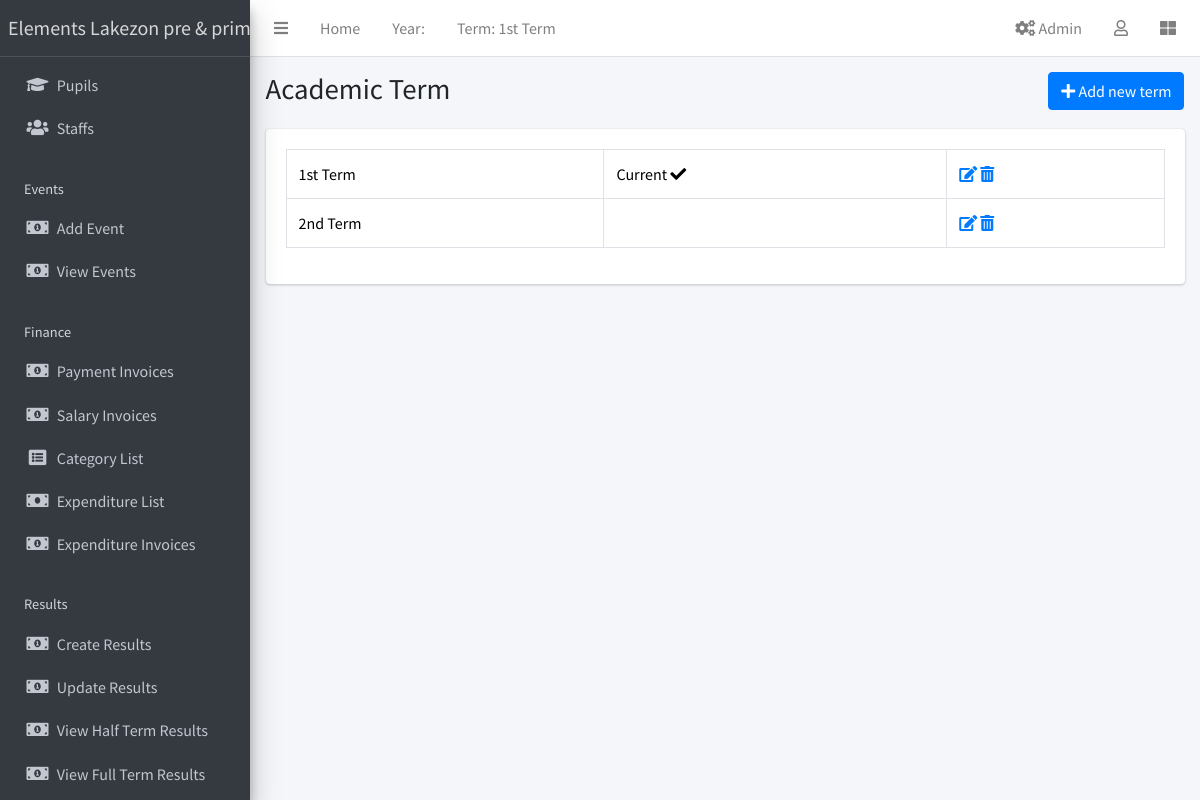
The page /term/list/ (signed in) on the database its author committed.
### apps/corecode/models.py (models this page shows)
class AcademicTerm(models.Model):
    name = models.CharField(max_length=20, unique=True)
    current = models.BooleanField(default=True)
    class Meta:
        ordering = ["name"]
    def __str__(self):
        return self.name

### apps/corecode/views.py (the view)
# urls.py: path("term/list/", TermListView.as_view(), name="terms"),
class TermListView(LoginRequiredMixin, SuccessMessageMixin, ListView):
    model = AcademicTerm
    template_name = "corecode/term_list.html"
    def get_context_data(self, **kwargs):
        context = super().get_context_data(**kwargs)
        context["form"] = AcademicTermForm()
        return context

### apps/corecode/context_processors.py (called while the page is built)
def site_defaults(request):
    current_session = AcademicSession.objects.get(current=True)
    current_term = AcademicTerm.objects.get(current=True)
    current_exam = ExamType.objects.get(current=True)
    vals = SiteConfig.objects.all()
    contexts = {
        "current_session": current_session.name,
        "current_term": current_term.name,
        "current_exam": current_exam.name,
    }
    for val in vals:
        contexts[val.key] = val.value
    return contexts

### apps/corecode/templates/corecode/term_list.html (shortened to what this page needs)
{% extends 'base.html' %}
{% load widget_tweaks %}
{% block title %}
Academic Term
{% endblock title %}
{% block breadcrumb %}
  <a class="btn btn-primary" href="#" data-toggle="modal" data-target="#modal1">
    <i class="fa fa-plus"></i>
    Add new term
  </a>
{% endblock breadcrumb %}
{% block content %}
  <div class="row">
    <div class="col-sm-12">
        <table class="table table-bordered">
          <tbody>
            {% for object in object_list %}
            <tr>
              <td>{{ object }}</td>
              <td>
                {% if object.current == True %}
                  Current <i class="fa fa-check"></i>
                {% endif %}
              </td>
              <td><a href="{% url 'term-update' object.id %}"><i
                    class="fa fa-edit"></i></a> <a
                  href="{% url 'term-delete' object.id %}"><i
                    class="fa fa-trash-alt"></i></a></td>
            </tr>
            {% endfor %}
          </tbody>
        </table>
    </div>
  </div>
{% endblock content %}

### templates/base.html (shortened to what this page needs)
{% load static %}
<!DOCTYPE html>
<html lang="en">
<head>
  <link rel="stylesheet" href="{% static 'css/bootstrap.min.css' %}">
  <link href="https://stackpath.bootstrapcdn.com/bootstrap/5.1.3/css/bootstrap.min.css" rel="stylesheet">
  <link rel="stylesheet" href="{% static 'plugins/fontawesome-free/css/all.min.css' %}">
  <link rel="stylesheet" href="{% static 'plugins/toastr/toastr.min.css' %}">
  <link rel="stylesheet" href="{% static 'plugins/overlayScrollbars/css/OverlayScrollbars.min.css' %}">
  <link rel="stylesheet" href="{% static 'plugins/Datatables/datatables.min.css' %}" />
  <link rel="stylesheet" href="{% static 'dist/css/adminlte.min.css' %}">
</head>
<body class="hold-transition sidebar-mini layout-fixed layout-navbar-fixed layout-footer-fixed">
  <div class="wrapper">
    <nav class="main-header navbar navbar-expand navbar-white navbar-light">
      <ul class="navbar-nav">
        <li class="nav-item">
          <a class="nav-link" data-widget="pushmenu" href="#" role="button"><i class="fas fa-bars"></i></a>
        </li>
        <li class="nav-item d-none d-sm-inline-block">
          <a href="{% url 'home' %}" class="nav-link">Home</a>
        </li>
        <li class="nav-item d-none d-sm-inline-block">
          <a class="nav-link">Year: {{ current_year}}</a>
        </li>
        <li class="nav-item d-none d-sm-inline-block">
          <a class="nav-link">Term: {{ current_term }}</a>
        </li>
      </ul>
      <ul class="navbar-nav ml-auto">
  <li class="nav-item">
    <a class="nav-link" href="{% url 'goto-admin' %}">
      <i class="fas fa-cogs"></i> Admin
    </a>
  </li>
        <li class="nav-item dropdown">
          <a class="nav-link" data-toggle="dropdown" href="#">
            <i class="far fa-user"></i>
          </a>
        </li>
        <li class="nav-item">
          <a class="nav-link" data-widget="control-sidebar" data-slide="true" href="#" role="button"><i class="fas fa-th-large"></i></a>
        </li>
      </ul>
    </nav>
    <aside class="main-sidebar sidebar-dark-primary elevation-4">
      <a href="{% url 'home' %}" class="brand-link">{{"Elements Lakezon pre & primary school" }}</a>
      <div class="sidebar">
        <nav class="mt-2">
          <ul class="nav nav-pills nav-sidebar flex-column" data-widget="treeview" role="menu" data-accordion="false">
            <li class="nav-item">
               <a href="{% url 'student-list' %}" class="nav-link">
                <i class="nav-icon fas fa-graduation-cap"></i>
                <p>Pupils</p>
              </a>
            </li>
            <li class="nav-item">
              <a href="{% url 'staff-list' %}" class="nav-link">
                <i class="nav-icon fas fa-users"></i>
                <p>
                  Staffs
                </p>
              </a>
            </li>
            <li class="nav-header">Events</li>
            <li class="nav-item">
               <a href="{% url 'event_create' %}" class="nav-link">
                <i class="nav-icon fas fa-money-bill-alt"></i>
                <p>Add Event</p>
              </a>
            </li>
            <li class="nav-item">
                <a href="{% url 'event_list' %}" class="nav-link">
                <i class="nav-icon fas fa-money-bill-alt"></i>
                <p>View Events</p>
              </a>
            </li>
            <li class="nav-header">Finance</li>
            <li class="nav-item">
               <a href="{% url 'invoice-list' %}" class="nav-link">
                <i class="nav-icon fas fa-money-bill-alt"></i>
                <p>Payment Invoices</p>
              </a>
            </li>
            <li class="nav-item">
                <a href="{% url 'salary-invoice-list' %}" class="nav-link">
                <i class="nav-icon fas fa-money-bill-alt"></i>
                <p>Salary Invoices</p>
              </a>
            </li>
            <li class="nav-item">
               <a href="{% url 'category_list' %}" class="nav-link">
                <i class="nav-icon fas fa-list-alt"></i>
                <p>Category List</p>
              </a>
            </li>
            <li class="nav-item">
              <a href="{% url 'expenditure_list' %}" class="nav-link">
                <i class="nav-icon fas fa-money-bill"></i>
                <p>Expenditure List</p>
              </a>
            </li>
            <li class="nav-item">
            <a href="{% url 'expenditure-invoice-list' %}" class="nav-link">
                <i class="nav-icon fas fa-money-bill-alt"></i>
                <p>Expenditure Invoices</p>
              </a>
            </li>
            <li class="nav-header">Results</li>
            <li class="nav-item">
              <a href="{% url 'create-result' %}" class="nav-link">
                <i class="nav-icon fas fa-money-bill-alt"></i>
                <p>
                  Create Results
                </p>
              </a>
            </li>
            <li class="nav-item">
              <a href="{% url 'edit-results' %}" class="nav-link">
                <i class="nav-icon fas fa-money-bill-alt"></i>
                <p>
                  Update Results
                </p>
              </a>
            </li>
            <li class="nav-item">
              <a href="{% url 'single-class' %}" class="nav-link">
                <i class="nav-icon fas fa-money-bill-alt"></i>
                <p>
                  View Half Term Results
                </p>
              </a>
            </li>
            <li class="nav-item">
              <a href="{% url 'class-list' %}" class="nav-link">
                  <i class="nav-icon fas fa-money-bill-alt"></i>
                  <p>
                      View Full Term Results
                  </p>
              </a>
          </li>
        </nav>
      </div>
    </aside>
    <div class="content-wrapper">
      <section class="content-header">
        <div class="container-fluid">
          <div class="row mb-1">
            <div class="col-sm-8">
              <h1>{% block title %}{% endblock title %}</h1>
            </div>
            <div class="col-sm-4">
              <ol class="breadcrumb float-sm-right">
                <li class="breadcrumb-item">{% block breadcrumb %}{% endblock breadcrumb %}</li>
              </ol>
            </div>
          </div>
        </div>
      </section>
      <section class="content">
        <div class="container-fluid">
          <div class="row">
            <div class="col-md-12">
              {% block fullcard %}
              <div class="card">
                <div class="card-body">
                  <div class="row">
                    <div class="col">
                      {% block content %}
                      {% endblock content %}
                    </div>
                  </div>
                </div>
              </div>
              {% endblock fullcard %}
            </div>
          </div>
        </div>
      </section>
    </div>
  </div>
</body>
</html>

### rows shown on the page
AcademicTerm: name "1st Term", current "Current"
AcademicTerm: name "2nd Term"

### other values the page prints
{{ "Elements Lakezon pre & primary school" }} "Elements Lakezon pre &…"
